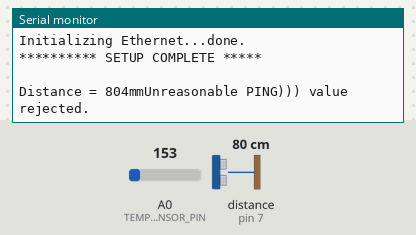
The sketch below on a simulated Arduino Uno, built with avr-gcc and run on an emulated ATmega328P. Parts: the last lines printed to the serial monitor. Wiring (inferred from the names in the program): ultrasonic range finder: trigger pin 7; echo pin 7. The inputs (shaded band) are chosen by the test bench; at power-on: distance to the obstacle (sensor on pin 7) 80 cm, A0 (TEMP_SENSOR_PIN) = 153. The echo pulse lasts 58.3 µs per cm; WiFi joins after 1.5 s; servers stay silent unless stated; uploads are accepted with an empty reply; not simulated (calls return 0 or success): XivelyKey.h.

Above: at 7.0 s.
7.1 s: distance to the obstacle (sensor on pin 7) set to 2 cm
At 17.2 s:
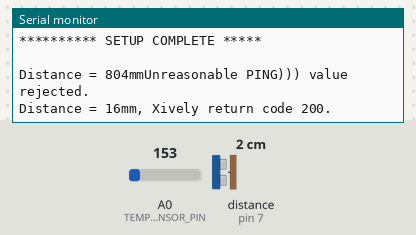
17.5 s: distance to the obstacle (sensor on pin 7) set to 4 cm
25.1 s: A0 (TEMP_SENSOR_PIN) set to 133
At 26.8 s:
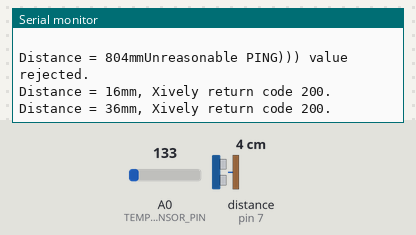

The sketch:

DistanceFinder.ino
```cpp
/**
 * This sketch will read the distance to an object using the PING))) sensor.
 *
 * Using the code from http://arduino.cc/en/Tutorial/UdpNtpClient to get the time.
 */

#include "DistanceFinder.h"

#define MEGA_ADK 0                                    // Set this to 0 for the Uno R3, 1 for the Mega ADK board.

#include <SPI.h>
#include <Ethernet.h>
#include <HttpClient.h>
#include <Xively.h>
#include "LogToXively.h"
#include "XivelyKey.h"
const unsigned int LOOP_DELAY             = 10 * 60  * 1000;        // Number of minutes to delay the loop.
const unsigned int REASONABLE_PING_VALUE  = 3000;     // If the PING))) sensor gives us a value higher than this, reject it.

// Variables
SensorValues sensor_values                = { -1000, -273, 0, -1} ;

XivelyDatastream datastreams[] = {
  XivelyDatastream(distanceChannel, strlen(distanceChannel), DATASTREAM_FLOAT),
  XivelyDatastream(pingSensorChannel, strlen(pingSensorChannel), DATASTREAM_INT),
  XivelyDatastream(tmp36Channel, strlen(tmp36Channel), DATASTREAM_INT)
};

XivelyFeed feed(XIVELY_FEED_ID, datastreams, NUMBER_OF_CHANNELS /* number of datastreams */);
EthernetClient client;
XivelyClient xivelyclient(client);
IPAddress xivelyServer(216,52,233,122);               // numeric IP for api.xively.com

void setup() {

  delay(250);
  Serial.begin(BAUD_RATE);
  delay(500);

  Serial.println(" ");
  Serial.println("********** SETUP     **********");
  Serial.println(PROGRAM_NAME);
  Serial.println("This version logs to Xively.");

  Serial.print("Initializing Ethernet...");
  Ethernet.begin(mac, ip);
  Serial.println("done.");

  Serial.println("********** SETUP COMPLETE *****");
  Serial.println(" ");
  delay(5000);
}

void loop() {
  update_temperature();
  update_distance();

  Serial.print("Distance = ");
  Serial.print(sensor_values.distance);
  Serial.print("mm");

  if (sensor_values.ping_sensor < REASONABLE_PING_VALUE) {
    datastreams[0].setFloat(sensor_values.distance);
    datastreams[1].setInt(sensor_values.ping_sensor);
    datastreams[2].setInt(sensor_values.tmp36_sensor);
    int ret = xivelyclient.put(feed, XIVELY_API_KEY);

    Serial.print(", Xively return code ");
    Serial.print(ret);
    Serial.println(".");
  }
  else {
    Serial.println("Unreasonable PING))) value rejected.");
  }

  delay(LOOP_DELAY);
}

/**
 * If enough time has elapsed since the last temperature reading, this function
 * will convert the tmp36 sensor values to Celsius.
 */
void update_temperature() {
  // unsigned long current_millis = millis();

  // int time_diff = abs(current_millis - last_measurement_time);
  // if (time_diff >= TEMPERATURE_READING_DELAY) {
    sensor_values.tmp36_sensor = analogRead(TEMP_SENSOR_PIN);
    convert_tmp36_reading_to_celsius();
    // last_measurement_time = millis();
  // }
}

/**
 * Does the math to convert the tmp36 value to Celsius (does not check for a time lapse).
 */
float convert_tmp36_reading_to_celsius() {
  const int adjusted_sensor_value= sensor_values.tmp36_sensor + TMP36_ADJUSTMENT;
  const float volts = (adjusted_sensor_value * SUPPLY_VOLTAGE) / 1024;
  const float adjustedVoltage = (volts - 500.0);
  sensor_values.temperature = adjustedVoltage / 10.0;
}

/**
 * This function will update the distance, but only if it has changed by a meaningful amount.
 * Returns 1 if the distance has been updated, 0 if it hasn't.
 */
int update_distance() {
  const unsigned long ping_value = read_ping_value();
  const unsigned long ping_delta = abs(ping_value - sensor_values.ping_sensor);

  if (ping_delta >= MEANINGFUL_DISTANCE_DELTA) {
    sensor_values.ping_sensor = ping_value;
    convert_ping_duration_to_distance();
    return 1;
  }
  else {
    return 0;
  }
}

/**
 * This method will convert the ping sensor value (microseconds) to a distance (millimetres).
 */
void convert_ping_duration_to_distance() {
  // correct the speed of sound based on the air temperature, in metres per second
  const float adjustedSpeedOfSound = speed_of_sound(sensor_values.temperature);

  // Now we find the net distance the ping travelled (i.e from the sensor, to the object, and then back).
  // This value is in millimetres.
  float netDistance =  (sensor_values.ping_sensor * adjustedSpeedOfSound) / 1000.0;

  // The distance to the object, in millimetres, is 1/2 of the total distance.
  unsigned int distance = netDistance / 2;
  sensor_values.distance = distance;
}

/**
 * Adjusts the speed of sound for the air temperature. Returns metres per second.
 */
float speed_of_sound(float temperature) {
  float adjustment = 0.606 * temperature;
  return SPEED_OF_SOUND + adjustment;
}

int scaled_value(const float value) {
  float round_offset = value < 0 ? -0.5 : 0.5;
  return (long) (value * 100 + round_offset);
}

/**
 * This function will fire off a ping and measure how long (in microseconds) it takes to return.
 */
 const unsigned long read_ping_value() {
  pinMode(PING_SENSOR_PIN, OUTPUT);
  digitalWrite(PING_SENSOR_PIN, LOW);
  delayMicroseconds(2);
  digitalWrite(PING_SENSOR_PIN, HIGH);
  delayMicroseconds(5);
  digitalWrite(PING_SENSOR_PIN, LOW);
  pinMode(PING_SENSOR_PIN, INPUT);
  return pulseIn(PING_SENSOR_PIN, HIGH);
}
```

DistanceFinder.h
```cpp
#ifndef DISTANCEFINDER_H
#define DISTANCEFINDER_H

#define XIVELY_FEED_ID 1645597536

struct SensorValues {
  unsigned long epoch_time;     // The number of seconds since Jan 1 1970
  int tmp36_sensor;             // The raw value from the TMP36 sensor
  float temperature;            // The calculated temperature, in Celsius
  unsigned long ping_sensor;    // The raw sensor value from the PING))), in microseconds.
  int distance;                 // The distance to the object, in millimetres.
};

const char PROGRAM_NAME[]                 = "DistanceFinder.ino v5";
const int BAUD_RATE              		  = 9600;
const int TMP36_ADJUSTMENT                = 0;        // My TMP36 seems to be damaged/mis-calibrated. This should compensate?
const int MEANINGFUL_DISTANCE_DELTA       = 7;        // The PING))) sensor reading must change by this amount, otherwise it's not significant enough to record
const float SPEED_OF_SOUND                = 331.5;    // metres per second

// Constants for pin declarations
const byte TEMP_SENSOR_PIN                = 0;        // TMP36 Analog Pin 0
const byte CS_PIN                         = 4;        // Required by the Ethernet shield
const byte PING_SENSOR_PIN                = 7;        // PING))) sensor
const byte SDCARD_PIN                     = 10;       // Required by the Ethernet shield
const float SUPPLY_VOLTAGE                = 5000;     // milliVolts
byte mac[]                                = { 0x90, 0xA2, 0xDA, 0x0D, 0xAE, 0x8F };
byte ip[]                                 = { 192, 168, 100, 191 };


#endif   /* !DISTANCEFINDER_H */
```

LogToXively.h
```cpp
#ifndef LOGTOXIVELY_H
#define LOGTOXIVELY_H
#define LOG_TO_XIVELY
const unsigned int NUMBER_OF_CHANNELS = 3;
char pingSensorChannel[] = "PING_SENSOR_CHANNEL";
char tmp36Channel[] = "TMP36_SENSOR_CHANNEL";
char distanceChannel[] = "CALCULATED_DISTANCE_CHANNEL";
#endif /* !LOGTOXIVELY_H */
```

Measured:
- after the input at 7.1 s, the serial monitor: prints a new line after 8.9 s (image 1)
- after the input at 25.1 s, the serial monitor: prints a new line after 1.3 s (image 2)
